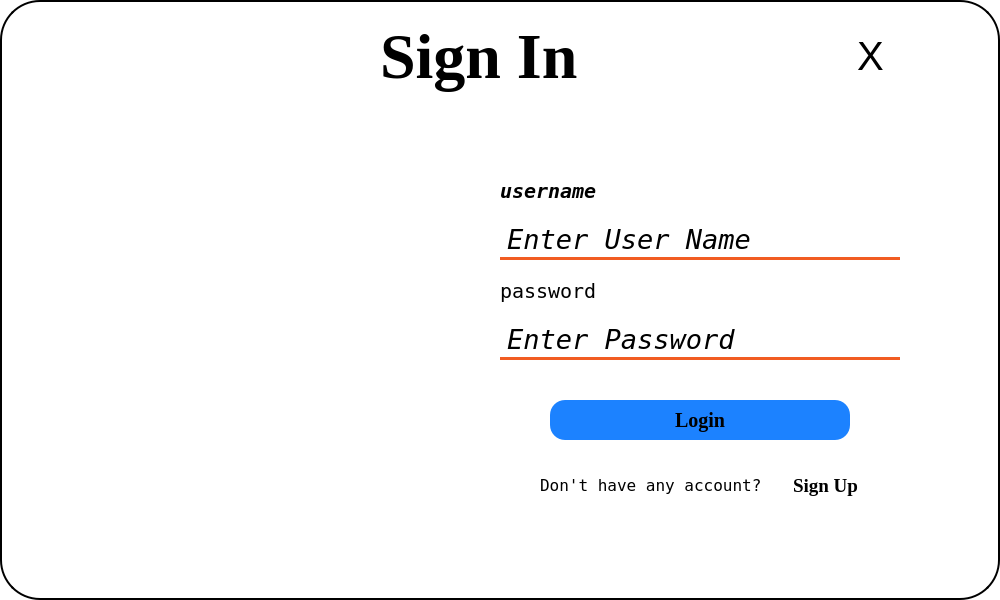
<?xml version="1.0" encoding="UTF-8"?>
<ui version="4.0">
 <class>loginDialog</class>
 <widget class="QDialog" name="loginDialog">
  <property name="geometry">
   <rect>
    <x>0</x>
    <y>0</y>
    <width>1000</width>
    <height>600</height>
   </rect>
  </property>
  <property name="windowTitle">
   <string>Dialog</string>
  </property>
  <property name="styleSheet">
   <string notr="true">QDialog
{
	background-color:white;
	border:2px solid black;
	border-radius:40px;
}</string>
  </property>
  <widget class="QLabel" name="label">
   <property name="geometry">
    <rect>
     <x>500</x>
     <y>270</y>
     <width>131</width>
     <height>41</height>
    </rect>
   </property>
   <property name="font">
    <font>
     <family>Andale Mono</family>
     <pointsize>15</pointsize>
     <weight>50</weight>
     <italic>false</italic>
     <bold>false</bold>
    </font>
   </property>
   <property name="text">
    <string>password</string>
   </property>
  </widget>
  <widget class="QLabel" name="label_2">
   <property name="geometry">
    <rect>
     <x>500</x>
     <y>170</y>
     <width>121</width>
     <height>41</height>
    </rect>
   </property>
   <property name="font">
    <font>
     <family>Andale Mono</family>
     <pointsize>15</pointsize>
     <weight>75</weight>
     <italic>true</italic>
     <bold>true</bold>
    </font>
   </property>
   <property name="styleSheet">
    <string notr="true">QLabel
{
	font-color:grey;
}</string>
   </property>
   <property name="text">
    <string>username</string>
   </property>
  </widget>
  <widget class="QLineEdit" name="usrLineEdit">
   <property name="geometry">
    <rect>
     <x>500</x>
     <y>220</y>
     <width>400</width>
     <height>40</height>
    </rect>
   </property>
   <property name="font">
    <font>
     <family>Andale Mono</family>
     <pointsize>20</pointsize>
     <weight>50</weight>
     <italic>true</italic>
     <bold>false</bold>
    </font>
   </property>
   <property name="styleSheet">
    <string notr="true">QLineEdit
{
	border: none;
	border-bottom: 3px solid rgb(241, 92, 34);
	background-color: Transparent;
	color: black;
	padding: 5px 5px 5px 5px;
}
QLineEditFocus
{
	border: 2px solid rgb(241, 92, 34);
}</string>
   </property>
   <property name="text">
    <string>Enter User Name</string>
   </property>
  </widget>
  <widget class="QLineEdit" name="pwdLineEdit">
   <property name="geometry">
    <rect>
     <x>500</x>
     <y>320</y>
     <width>400</width>
     <height>40</height>
    </rect>
   </property>
   <property name="font">
    <font>
     <family>Andale Mono</family>
     <pointsize>20</pointsize>
     <italic>true</italic>
    </font>
   </property>
   <property name="styleSheet">
    <string notr="true">QLineEdit
{
	border: none;
	border-bottom: 3px solid rgb(241, 92, 34);
	background-color: Transparent;
	color: black;
	padding: 5px 5px 5px 5px;
}
QLineEditFocus
{
	border: 2px solid rgb(241, 92, 34);
}</string>
   </property>
   <property name="text">
    <string>Enter Password</string>
   </property>
  </widget>
  <widget class="QPushButton" name="loginBtn">
   <property name="geometry">
    <rect>
     <x>550</x>
     <y>400</y>
     <width>300</width>
     <height>40</height>
    </rect>
   </property>
   <property name="font">
    <font>
     <family>Times New Roman</family>
     <pointsize>15</pointsize>
     <weight>75</weight>
     <italic>false</italic>
     <bold>true</bold>
    </font>
   </property>
   <property name="styleSheet">
    <string notr="true">QPushButton
{
	fontsize:200;
	border:none;
	background-color:rgb(28, 130, 255);
	border-radius:15px;
	color:black;
}
QPushButton:Hover
{
	fontsize:20;
	border:none;
	background-color:rgb(28, 130, 255);
	border-radius:15px;
	color:white;
}
QPushButton:Pressed
{
	fontsize:20;
	border:5px solid rgb(241, 92, 34);
	background-color:rgb(28, 130, 255);
	border-radius:15px;
	color:red;
}
</string>
   </property>
   <property name="text">
    <string>Login</string>
   </property>
   <property name="iconSize">
    <size>
     <width>20</width>
     <height>20</height>
    </size>
   </property>
  </widget>
  <widget class="QPushButton" name="exitBtn">
   <property name="geometry">
    <rect>
     <x>780</x>
     <y>470</y>
     <width>91</width>
     <height>31</height>
    </rect>
   </property>
   <property name="font">
    <font>
     <family>Times New Roman</family>
     <pointsize>14</pointsize>
     <weight>75</weight>
     <italic>false</italic>
     <bold>true</bold>
    </font>
   </property>
   <property name="styleSheet">
    <string notr="true">QPushButton
{
	border:none;
	background-color:white;
}
QPushButton:Hover
{
	border:none;
	background-color:white;
	color:rgb(241, 92, 34);
}</string>
   </property>
   <property name="text">
    <string>Sign Up</string>
   </property>
  </widget>
  <widget class="QLabel" name="label_3">
   <property name="geometry">
    <rect>
     <x>380</x>
     <y>10</y>
     <width>211</width>
     <height>91</height>
    </rect>
   </property>
   <property name="font">
    <font>
     <family>Times New Roman</family>
     <pointsize>48</pointsize>
     <weight>75</weight>
     <bold>true</bold>
    </font>
   </property>
   <property name="text">
    <string>Sign In</string>
   </property>
  </widget>
  <widget class="QPushButton" name="closeBtn">
   <property name="geometry">
    <rect>
     <x>820</x>
     <y>30</y>
     <width>101</width>
     <height>51</height>
    </rect>
   </property>
   <property name="font">
    <font>
     <pointsize>30</pointsize>
    </font>
   </property>
   <property name="styleSheet">
    <string notr="true">QPushButton
{
	border:none;
	background-color:white;
}</string>
   </property>
   <property name="text">
    <string>X</string>
   </property>
  </widget>
  <widget class="QLabel" name="label_4">
   <property name="geometry">
    <rect>
     <x>540</x>
     <y>460</y>
     <width>231</width>
     <height>51</height>
    </rect>
   </property>
   <property name="font">
    <font>
     <family>Andale Mono</family>
     <pointsize>12</pointsize>
    </font>
   </property>
   <property name="text">
    <string>Don't have any account?</string>
   </property>
  </widget>
  <widget class="QLabel" name="label_pic">
   <property name="geometry">
    <rect>
     <x>100</x>
     <y>150</y>
     <width>361</width>
     <height>371</height>
    </rect>
   </property>
   <property name="text">
    <string/>
   </property>
   <property name="pixmap">
    <pixmap>res/hospital.jpg</pixmap>
   </property>
  </widget>
 </widget>
 <resources/>
 <connections/>
</ui>
